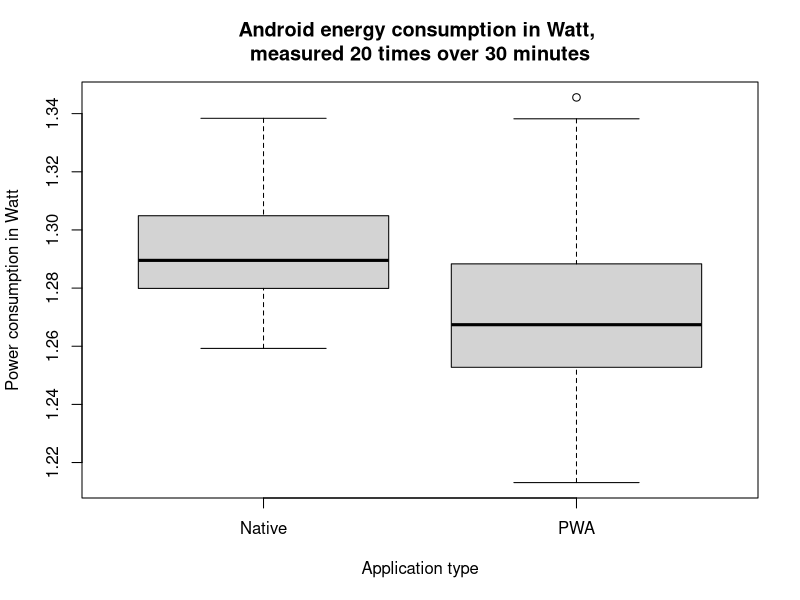

The R script that drew this image: (Note: this script raises an error after producing the figure.)
CONFIDENCE = 0.01

# Average Power consumption in W over 30 minutes
android_pwa_values =    c(1.288841645, 1.266350414, 1.28849271, 1.271608907, 1.345585186,
                          1.269091124, 1.268481414, 1.260936963,1.279534828, 1.21310274,
                          1.304914805, 1.253012247, 1.252946022,1.243076405, 1.260249671,
                          1.244565597, 1.222892705, 1.338224892,1.252564332, 1.288180725)
android_native_values = c(1.289021469, 1.289927775, 1.28914259, 1.283675544, 1.307657773,
                          1.279396033, 1.280403287, 1.278392237,1.292660133, 1.288462521,
                          1.268618393, 1.299971279, 1.290751192,1.332345104, 1.31086153,
                          1.259260893, 1.338396388, 1.330978521,1.302116651, 1.261261935)

# For p > 0.05 accept H0 that means are equal
ttest = t.test(android_native_values, android_pwa_values);

# For p > 0.05 accept H0 that data is from the same class
wtest = wilcox.test(android_native_values, android_pwa_values);

# for p > 0.05 accept H0 that data is from the same continious distribution
kstest = ks.test(android_native_values, android_pwa_values);

boxplot(android_native_values, android_pwa_values,
        names=c("Native", "PWA"), 
        main="Android energy consumption in Watt, \nmeasured 20 times over 30 minutes",
        xlab="Application type", ylab="Power consumption in Watt")


test.normality <- function(){
  pwa_normality = shapiro.test(android_pwa_values)
  native_normality = shapiro.test(android_native_values)

  if(pwa_normality$p.value > CONFIDENCE &&
     native_normality$p.value > CONFIDENCE){
    print(sprintf("Shapiro: The 30 minute datasets are normally distributed, p-value pwa: %f, p-value native: %f", 
           pwa_normality$p.value, native_normality$p.value))
  }else{
    print(sprintf("Shapiro: The 30 minute datasets are not normally distributed, p-value pwa: %f, p-value native: %f", 
            pwa_normality$p.value, native_normality$p.value))
  }
}

# Print to the screen whether all data is normally distributed
test.normality()

if (ttest$p.value > CONFIDENCE){
  print("t-test: The average energy consumption of PWAs and Native apps does not differ, p-value: %f", ttest$p.value)
}else{
  print(sprintf("t-test: The average energy consumption of PWAs and Native apps does differ, p-value: %f", ttest$p.value))
}

if (wtest$p.value > CONFIDENCE){
  print("Wilcox: The average energy consumption of PWAs and Native apps does not differ")
}else{
  print(sprintf("Wilcox: The average energy consumption of PWAs and Native apps does differ, p-value: %f", wtest$p.value))
}

if (kstest$p.value > CONFIDENCE){
  print(sprintf("Kolmogorov: The average energy consumption of PWAs and Native apps does not differ, p-value: %f", kstest$p.value))
}else{
  print(sprintf("Kolmogorov: The average energy consumption of PWAs and Native apps does differ, p-value: %f", kstest$p.value))
}

qqnorm(android_native_values, main="Q-Q Plot Energy Consumption \nNative Android Implementation")
qqline(android_native_values, col='red')

qqnorm(android_pwa_values, main="Q-Q Plot Energy Consumption \nPWA Android Implementation")
qqline(android_pwa_values, col='red')


# Perform aditional tests, since p-values are not conclusive
ttestGreater = t.test(android_native_values, android_pwa_values, alternative = "greater");
ttestLess = t.test(android_native_values, android_pwa_values, alternative = "less");

if (ttestGreater$p.value > CONFIDENCE){
  print(sprintf("ttest greater: the energy consumption of native is smaller, p-value: %f", ttestGreater$p.value))
}else{
  print(sprintf("ttest greater: the energy consumption of native is greater , p-value: %f", ttestGreater$p.value))
}

if (ttestLess$p.value > CONFIDENCE){
  print(sprintf("ttest less: the energy consumption of native is greater, p-value: %f", ttestLess$p.value))
}else{
  print(sprintf("ttest less: the energy consumption of native is smaller , p-value: %f", ttestLess$p.value))
}
